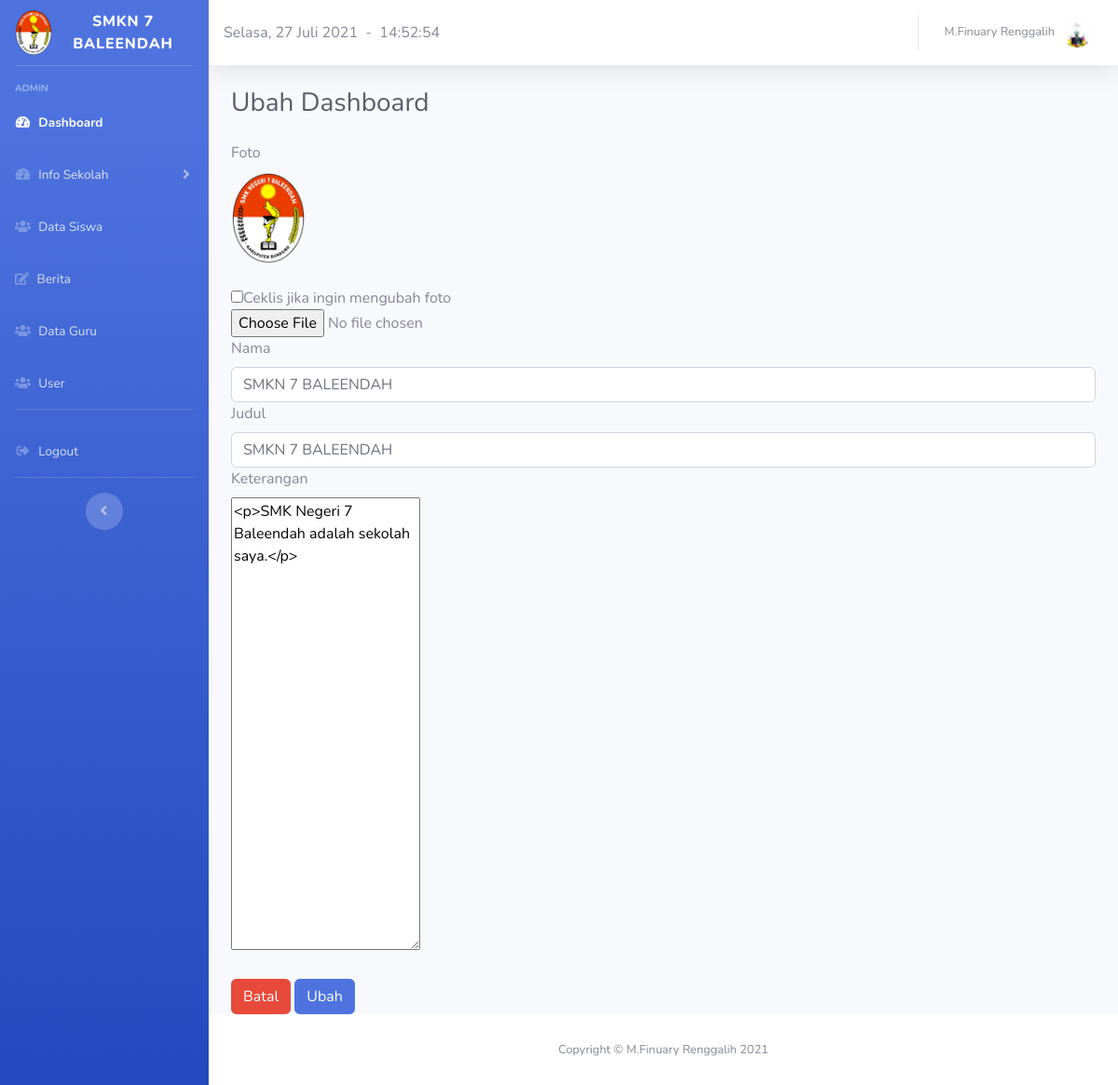
/halaman_admin/halaman_admin.php (signed in), run on the app's committed database.
### tables this page shows
CREATE TABLE `dashboard` (
  `id` int(11) NOT NULL,
  `nama` varchar(225) NOT NULL,
  `judul` varchar(256) NOT NULL,
  `keterangan` text NOT NULL,
  `foto` varchar(225) NOT NULL
);

### halaman_admin/halaman_admin.php (the view, shortened to what this page needs)
<!DOCTYPE html>
<html lang="en">
<head>
  <link href="vendor/fontawesome-free/css/all.min.css" rel="stylesheet" type="text/css">
  <link rel="stylesheet" type="text/css" href="../assets/sweetalert/sweetalert2.all.min.css">
  <link href="css/sb-admin-2.min.css" rel="stylesheet">
</head>
<body id="page-top">
  <div id="wrapper">
    <ul class="navbar-nav bg-gradient-primary sidebar sidebar-dark accordion" id="accordionSidebar">
      <a class="sidebar-brand d-flex align-items-center justify-content-center" href="index.html">
        <div class="sidebar-brand-icon">
          <img src="../images/foto.png" height="50">
        </div>
        <div class="sidebar-brand-text mx-3">SMKN 7 BALEENDAH</div>
      </a>
      <hr class="sidebar-divider">
      <div class="sidebar-heading">
        Admin
      </div>
      <li class="nav-item active">
        <a class="nav-link collapsed" href="" data-toggle="collapses" data-target="#collapsesOne" aria-expanded="true" aria-controls="collapseOnes">
          <i class="fas fa-fw fa-tachometer-alt"></i>
          <span>Dashboard</span></a>
      </li>
      <li class="nav-item">
        <a class="nav-link collapsed" href="#" data-toggle="collapse" data-target="#collapseOne" aria-expanded="true" aria-controls="collapseOne">
          <i class="fas fa-fw fa-tachometer-alt"></i>
          <span>Info Sekolah</span></a>
      </li>
      <li class="nav-item">
        <a class="nav-link collapsed" href="siswa/tambah_siswa.php" data-toggle="collapses" data-target="#collapseTwo" aria-expanded="true" aria-controls="collapseTwo">
          <i class="fa fa-users"></i>
          <span>Data Siswa</span>
        </a>
      </li>
      <li class="nav-item">
        <a class="nav-link collapsed" href="info_sekolah/berita/berita.php" data-toggle="collapses" data-target="#collapseUtilities" aria-expanded="true" aria-controls="collapseUtilities">
          <i class="fa fa-edit"></i>
          <span>Berita</span>
        </a>
      </li>
      <li class="nav-item">
        <a class="nav-link collapsed" href="guru/tambah_guru.php" data-toggle="collapses" data-target="#collapsePages" aria-expanded="true" aria-controls="collapsePages">
          <i class="fa fa-users"></i>
          <span>Data Guru</span>
        </a>
      </li>
      <li class="nav-item">
        <a class="nav-link collapsed" href="user/tambah_user.php" data-toggle="collapses" data-target="#collapsePagess" aria-expanded="true" aria-controls="collapsePagess">
          <i class="fa fa-users"></i>
          <span>User</span></a>
      </li>
      <hr class="sidebar-divider d-none d-md-block">
      <li class="nav-item">
        <a class="nav-link" href="../login/logout.php">
          <i class="fas fa-fw fa-sign-out-alt"></i>
          <span>Logout</span></a>
      </li>
      <hr class="sidebar-divider d-none d-md-block">
      <div class="text-center d-none d-md-inline">
        <button class="rounded-circle border-0" id="sidebarToggle"></button>
      </div>
    </ul>
    <div id="content-wrapper" class="d-flex flex-column">
      <div id="content">
        <nav class="navbar navbar-expand navbar-light bg-white topbar mb-4 static-top shadow">
          <script lang="JavaScript">document.write(tanggallengkap);</script>&nbsp;&nbsp;-&nbsp;&nbsp;
          <div id="jam"></div>
          <ul class="navbar-nav ml-auto">
            <li class="nav-item dropdown no-arrow">
              <a class="nav-link dropdown-toggle" href="#" id="userDropdown" role="button" data-toggle="dropdown" aria-haspopup="true" aria-expanded="false">
                <span class="mr-2 d-none d-lg-inline text-gray-600 small"><?php echo $_SESSION['nama']; ?></span>
                <?php echo "<img class='img-profile rounded-circle' src='images/".$_SESSION['foto']."'>"; ?>
              </a>
            </li>
          </ul>
        </nav>
    <div class="container-fluid">
          <h1 class="h3 mb-4 text-gray-800">Ubah Dashboard</h1>
          <div class="row">
            <div class="col-lg">
              <?php
                include "../koneksi.php";
                $query = "SELECT * FROM dashboard";
                $sql = mysqli_query($koneksi, $query);
                $data = mysqli_fetch_array($sql);
              ?>
      <form method="post" action="proses_ubah.php?id=<?php echo $data['id']; ?>" enctype="multipart/form-data">
            <label for="foto">Foto</label>
              <div>
                  <div>
                    <?php echo "<img src='images/".$data['foto']."' width='80' height='100'>"; ?>
                  </div>
                  <br>
                  <input type="checkbox" name="ubah_foto" value="true">Ceklis jika ingin mengubah foto<br>
                  <input type="file" name="foto" id="foto">
              </div>
            <label for="nama">Nama</label>
              <div class="input-group">
                  <input type="text" name="nama" value="<?php echo $data['nama']; ?>" class="form-control" id="nama">
              </div>
            <label for="judul">Judul</label>
              <div class="input-group">
                  <input type="text" name="judul" value="<?php echo $data['judul']; ?>" class="form-control" id="judul">
              </div>
              <label for="keterangan">Keterangan</label>
              <div class="input">
                <textarea class="tinymce" name="keterangan" id="keterangan" rows="20"><?php echo $data['keterangan']; ?></textarea>
              </div>
              <br>
      </div>
        </div>
        <div>
          <a href=""><button type="button" class="btn btn-danger">Batal</button></a>
          <button type="submit" class="btn btn-primary" value="Ubah">Ubah</button>
        </div>
    </div>
      <footer class="sticky-footer bg-white">
        <div class="container my-auto">
          <div class="copyright text-center my-auto">
            <span>Copyright &copy; M.Finuary Renggalih <?= date('Y'); ?></span>
          </div>
        </div>
      </footer>
    </div>
  </div>
</body>
</html>

### data on the page
dashboard: foto (picture), nama "SMKN 7 BALEENDAH", judul "SMKN 7 BALEENDAH", keterangan "<p>SMK Negeri 7 Baleendah adalah sekolah saya.</p>"

### other printed values
$_SESSION['nama'] "M.Finuary Renggalih"
